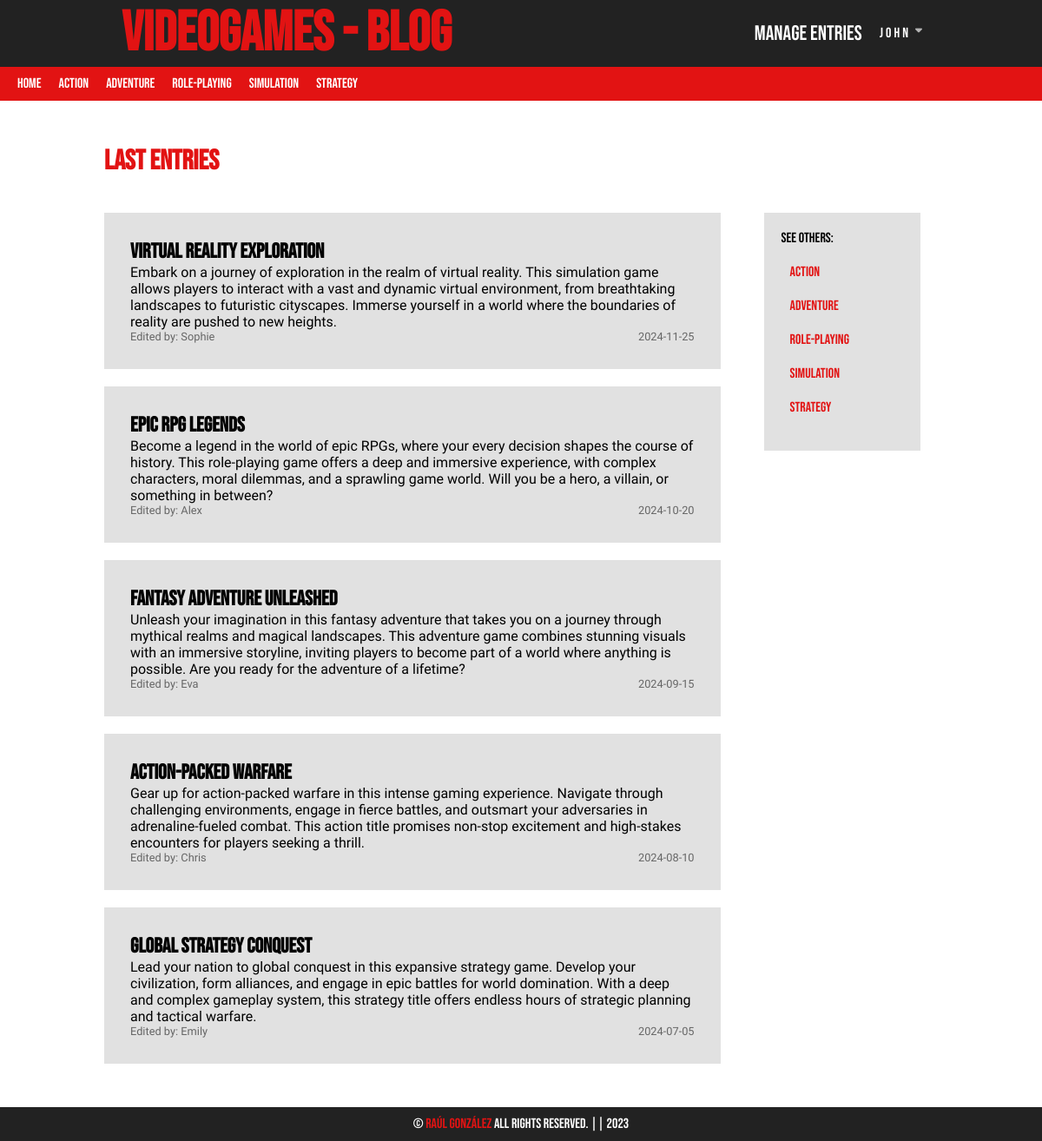
The page / (signed in) on the database its author committed.
### tables this page shows
CREATE TABLE IF NOT EXISTS categories (
    id INT(255) AUTO_INCREMENT NOT NULL,
    name VARCHAR(100),
    CONSTRAINT pk_categories PRIMARY KEY (id)
);

CREATE TABLE IF NOT EXISTS entries (
    id INT(255) AUTO_INCREMENT NOT NULL,
    user_id INT(255) NOT NULL,
    category_id INT(255) NOT NULL,
    title VARCHAR(255) NOT NULL,
    description MEDIUMTEXT,
    date DATE NOT NULL,
    CONSTRAINT pk_entries PRIMARY KEY (id),
    CONSTRAINT fk_entry_user FOREIGN KEY (user_id) REFERENCES users (id),
    CONSTRAINT fk_entry_category FOREIGN KEY (category_id) REFERENCES categories (id) ON DELETE NO ACTION
);

CREATE TABLE IF NOT EXISTS users (
    id INT(255) AUTO_INCREMENT NOT NULL,
    name VARCHAR(100) NOT NULL,
    last_name VARCHAR(100) NOT NULL,
    email VARCHAR(255) NOT NULL,
    password VARCHAR(255) NOT NULL,
    date DATE NOT NULL,
    CONSTRAINT pk_users PRIMARY KEY (id),
    CONSTRAINT uq_email UNIQUE (email)
);

### Lib/Pages.php (called while the page is built, shortened)
<?php
class Pages
{
    public function render(string $pageName, array $params = null): void{
        require_once "Views/layout/header.php";
        require_once "Views/$pageName.php";
        require_once "Views/layout/footer.php";
    }
}

### Controllers/CategoryController.php (called while the page is built, shortened)
<?php
class CategoryController{
    private Pages $pages;
    private Category $Category;
    public function __construct(){
        $this->pages = new Pages();
        $this->Category = new Category();
    }
    public function getAll(): ?array{
        return  $this->Category->getAll();
    }
    public function showLastEntries(){
        $entries = $this->Category->showLastEntries();
        $this->pages->render("Category/showLastEntries", ["entries" => $entries]);
    }
}

### index.php (called while the page is built, shortened)
<?php
require_once "AutoLoad.php";
FrontController::main();

### Lib/DataBase.php (called while the page is built, shortened)
<?php
class DataBase{
    private $connection;
    private mixed $result;
    function __construct(
        private string $server = SERVER,
        private string $user = USER,
        private string $pass = PASSWORD,
        private string $database= DATABASE
    ){
        $this->connection = $this->connect();
    }
    private function connect(): PDO {
        try {
            $options = array(
                PDO::MYSQL_ATTR_INIT_COMMAND => "SET NAMES Utf8",
                PDO::MYSQL_ATTR_FOUND_ROWS => true
            );
            $connection = new PDO("mysql:host={$this->server};dbname={$this->database}", $this->user, $this->pass, $options);
            return $connection;
        } catch(PDOException $e){
            echo "There has been an error, and it's not possible to connect to the database. Details: " . $e->getMessage();
            exit;
        }
    }
    public function query(string $consultasQL): void
    {
        $this->result = $this->connection->query($consultasQL);
    }
    public function extractAll(): array
    {
        return $this->result->fetchAll(PDO::FETCH_ASSOC);
    }
    public function close(){
        if ($this->connection !== null) {
            $this->connection = null;
        }
    }
}

### Models/Category.php (called while the page is built, shortened)
<?php
class Category {
    private CategoryRepository $CategoryRepository;
    public function __construct(){
        $this->CategoryRepository = new CategoryRepository();
    }
    public function getAll(): ?array{
        return  $this->CategoryRepository->getAll();
    }
    public function showLastEntries(){
        return $this->CategoryRepository->showLastEntries();
    }
}

### Repositories/CategoryRepository.php (called while the page is built, shortened)
<?php
class CategoryRepository
{
    private DataBase $connection;
    function __construct()
    {
        $this->connection = new DataBase();
    }
    public function getAll(): ? array{
        $this->connection->query("SELECT * FROM categories ORDER BY id ASC");
        $categories = $this->connection->extractAll();
        return $categories;
    }
    public function showLastEntries(){
        $this->connection->query("SELECT * FROM entries ORDER BY id DESC  LIMIT 5");
        $entries = $this->connection->extractAll();
        return $entries;
    }
}

### AutoLoad.php (called while the page is built, shortened)
<?php
spl_autoload_register (function ($clase) {
    $directorio_clase = str_replace('\\', '/', $clase);
});

### Controllers/UserController.php (called while the page is built, shortened)
<?php
class UserController{
    public function getUserFromId($user_id){
        $this->userRepository = new UserRepository();
        return $this->userRepository->getUserFromId($user_id);
    }
}

### Repositories/UserRepository.php (called while the page is built, shortened)
<?php
class UserRepository
{
    private DataBase $connection;
    function __construct()
    {
        $this->connection = new DataBase();
    }
    public function getUserFromId($user_id){
        $this->connection->query("SELECT name FROM users WHERE id=$user_id");
        $user_id = $this->connection->extractAll();
        return $user_id;
    }
}

### Views/Category/showLastEntries.php (the view, shortened to what this page needs)
<?php
    $userController = new UserController();
?>
<?php if(isset($entries)) : ?>
    <h1>Last Entries</h1>
        <div class="showEntries">
            <div class="entries">
            <?php if(count($entries) > 0) : ?>
                <?php foreach($entries as $entry) : ?>
                    <div class="entry">
                        <div>
                            <h2><?=$entry['title']?></h2>
                            <p><?=$entry['description']?></p>
                        </div>
                        <div class="entry-dateUser">
                            <p>Edited by: <?= $userController->getUserFromId($entry['user_id'])[0]["name"]?></p>
                            <p><?=$entry['date']?></p>
                        </div>
                    </div>
                <?php endforeach; ?>
            <?php endif ?>
            </div>
            <div class="aside">
                <p>See others:</p>
                <ul>
                    <?php foreach($categories as $categorie): ?>
                        <li>
                        <a href="<?=BASE_URL?>Category/showEntriesFromCategorie/?category_id=<?=$categorie['id']?>&category_name=<?=$categorie['name']?>"><?=$categorie['name']?></a>
                        </li>
                    <?php endforeach; ?>
                </ul>
            </div>
        </div>
        <?php else : ?>
    <p>afafd</p>
<?php endif; ?>

### Views/Layout/Header.php (shortened to what this page needs)
<?php
    $CategoryController = new CategoryController();
    $categories = $CategoryController->getAll();
?>
<!DOCTYPE html>
<html lang="en">
<head>
    <link rel="stylesheet" href="<?=BASE_URL?>Style/style.css">
</head>
<body>
    <header>
        <div class="header-top">
            <h1><a href="<?=BASE_URL?>">VideoGames - Blog</a></h1>
            <ul>
                <?php if(!isset($_SESSION['login'])): ?>
                    <li><a href="<?=BASE_URL?>User/Login/">Log in</a></li>
                    <li><a href="<?=BASE_URL?>User/Register/">Sing Up</a></li>
                <?php else: ?>
                    <li class="manage"><a href="<?=BASE_URL?>Entry/manageEntries/">Manage Entries</a></li>
                    <li class="manageUserSelect">
                        <label for="manageUserCheckbox"><?=$_SESSION['login']->name?><i class="fa-solid fa-caret-down"></i></label>
                    </li>
                <?php endif; ?>
            </ul>
        </div>
        <div class="header-bottom">
            <nav>
                <ul>
                    <li><a href="<?=BASE_URL?>">Home</a></li>
                    <?php foreach($categories as $categorie): ?>
                        <li>
                        <a href="<?=BASE_URL?>Category/showEntriesFromCategorie/?category_id=<?=$categorie['id']?>&category_name=<?=$categorie['name']?>"><?=$categorie['name']?></a>
                        </li>
                    <?php endforeach; ?>
                </ul>
            </nav>
        </div>
    </header>
    <main>

### Style/style.css (style rules this page uses)
* { padding: 0; margin: 0; box-sizing: border-box; }
:root { --color1: #222222; --color2: rgb(226, 19, 19); }
header { display: flex; flex-direction: column; flex-wrap: nowrap; }
header div, header ul { display: flex; flex-direction: row; flex-wrap: nowrap; align-items: center; }
header ul { list-style: none; }
header div { justify-content: space-between; width: 100%; }
.header-top { padding: 0px 10%; }
.header-top, footer { background-color: var(--color1); font-family: Bebas Neue; }
.header-top h1 a { color: var(--color2); margin: 20px; font-size: 2em; text-decoration: none; transition: 0.6s; }
.header-top li>a { text-decoration: none; color: white; margin: 10px; font-size: 1.5em; transition: 0.3s; }
.header-top li i { font-size: 0.8em; color: white; transition: 0.3s; }
.header-top li { transition: 0.3s; }
.header-bottom { background-color: var(--color2); padding: 10px; font-family: Bebas Neue; }
.header-bottom a { color: white; text-decoration: none; margin: 0 10px; transition: 0.3s; }
.header-bottom li { transition: 0.3s; }
main { padding: 30px 10%; font-family: Bebas Neue; flex: 1; }
main h1 { color: var(--color2); font-family: Bebas Neue; margin: 20px 0; }
.entry { background-color: #e1e1e1; margin: 20px 0; padding: 30px; display: flex; flex-direction: column; justify-content: space-between; font-family: Prompt; width: 100%; transition: 0.3s; }
.entry h2 { font-family: Bebas Neue; }
.entry-dateUser { display: flex; flex-direction: row; align-items: center; justify-content: space-between; color: #666; font-size: 0.8em; }
.showEntries { display: flex; flex-direction: row; align-items: flex-start; justify-content: space-between; gap: 30px; }
.aside { display: flex; flex-direction: column; justify-content: space-between; margin: 20px; background-color: #e1e1e1; padding: 20px; width: 20%; }
.aside ul { list-style: none; }
.aside li { margin: 20px 10px; transition: 0.3s; }
.aside a { color: var(--color2); text-decoration: none; transition: 0.3s; }
.entries { width: 80%; }
body { min-height: 100vh; display: flex; flex-direction: column; justify-content: space-between; }
.manageUserSelect { position: relative; }
.manageUserSelect label { color: white; letter-spacing: 3px; transition: 0.3s; margin: 0 10px; display: flex; flex-wrap: nowrap; }
.manageUserSelect label i { margin: 0 5px; color: rgb(180, 180, 180); }

### rows shown on the page
categories: name "Action"
categories: name "Adventure"
categories: name "Role-playing"
categories: name "Simulation"
categories: name "Strategy"
entries: title "Virtual Reality Exploration", description "Embark on a journey of exploration in the realm of virtual reality. This simulation game allows players to interact with a vast and dynamic virtual environment, from breathtaking landscapes to futuristic cityscapes. Immerse yourself in a world where the boundaries of reality are pushed to new heights.", user.name "Sophie", date "2024-11-25"
entries: title "Epic RPG Legends", description "Become a legend in the world of epic RPGs, where your every decision shapes the course of history. This role-playing game offers a deep and immersive experience, with complex characters, moral dilemmas, and a sprawling game world. Will you be a hero, a villain, or something in between?", user.name "Alex", date "2024-10-20"
entries: title "Fantasy Adventure Unleashed", description "Unleash your imagination in this fantasy adventure that takes you on a journey through mythical realms and magical landscapes. This adventure game combines stunning visuals with an immersive storyline, inviting players to become part of a world where anything is possible. Are you ready for the adventure of a lifetime?", user.name "Eva", date "2024-09-15"
entries: title "Action-Packed Warfare", description "Gear up for action-packed warfare in this intense gaming experience. Navigate through challenging environments, engage in fierce battles, and outsmart your adversaries in adrenaline-fueled combat. This action title promises non-stop excitement and high-stakes encounters for players seeking a thrill.", user.name "Chris", date "2024-08-10"
entries: title "Global Strategy Conquest", description "Lead your nation to global conquest in this expansive strategy game. Develop your civilization, form alliances, and engage in epic battles for world domination. With a deep and complex gameplay system, this strategy title offers endless hours of strategic planning and tactical warfare.", user.name "Emily", date "2024-07-05"

### other values the page prints
$_SESSION['login']->name "John"
